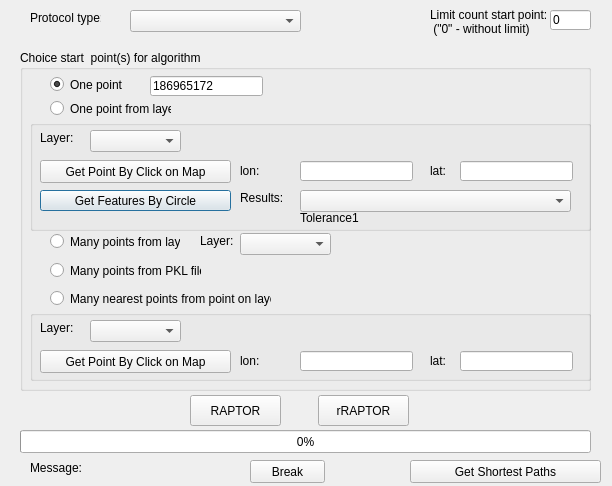
<?xml version="1.0" encoding="UTF-8"?>
<ui version="4.0">
 <class>TAUNetCalcDialogBase</class>
 <widget class="QDialog" name="TAUNetCalcDialogBase">
  <property name="geometry">
   <rect>
    <x>0</x>
    <y>0</y>
    <width>612</width>
    <height>486</height>
   </rect>
  </property>
  <property name="windowTitle">
   <string>TAU Network Calculator</string>
  </property>
  <widget class="QGroupBox" name="grpSource">
   <property name="geometry">
    <rect>
     <x>20</x>
     <y>50</y>
     <width>571</width>
     <height>341</height>
    </rect>
   </property>
   <property name="title">
    <string>Choice start  point(s) for algorithm</string>
   </property>
   <widget class="QWidget" name="widget_rb1" native="true">
    <property name="geometry">
     <rect>
      <x>20</x>
      <y>20</y>
      <width>241</width>
      <height>251</height>
     </rect>
    </property>
    <widget class="QRadioButton" name="rb_one_point">
     <property name="geometry">
      <rect>
       <x>10</x>
       <y>6</y>
       <width>121</width>
       <height>17</height>
      </rect>
     </property>
     <property name="text">
      <string>One point</string>
     </property>
     <property name="checked">
      <bool>true</bool>
     </property>
    </widget>
    <widget class="QRadioButton" name="rb_one_point_from_layer">
     <property name="geometry">
      <rect>
       <x>10</x>
       <y>30</y>
       <width>121</width>
       <height>17</height>
      </rect>
     </property>
     <property name="text">
      <string>One point from layer</string>
     </property>
    </widget>
    <widget class="QRadioButton" name="rb_many_points_from_layer">
     <property name="geometry">
      <rect>
       <x>10</x>
       <y>163</y>
       <width>130</width>
       <height>17</height>
      </rect>
     </property>
     <property name="text">
      <string>Many points from layer</string>
     </property>
    </widget>
    <widget class="QRadioButton" name="rb_many_points_from_PKL">
     <property name="geometry">
      <rect>
       <x>10</x>
       <y>192</y>
       <width>151</width>
       <height>17</height>
      </rect>
     </property>
     <property name="text">
      <string>Many points from PKL files</string>
     </property>
    </widget>
    <widget class="QRadioButton" name="rb_many_nearest_points">
     <property name="geometry">
      <rect>
       <x>10</x>
       <y>220</y>
       <width>221</width>
       <height>17</height>
      </rect>
     </property>
     <property name="text">
      <string>Many nearest points from point on layer</string>
     </property>
    </widget>
    <widget class="QLineEdit" name="txtSourceID">
     <property name="geometry">
      <rect>
       <x>110</x>
       <y>6</y>
       <width>113</width>
       <height>20</height>
      </rect>
     </property>
     <property name="text">
      <string>186965172</string>
     </property>
    </widget>
   </widget>
   <widget class="QGroupBox" name="groupBox">
    <property name="geometry">
     <rect>
      <x>10</x>
      <y>70</y>
      <width>561</width>
      <height>111</height>
     </rect>
    </property>
    <property name="title">
     <string/>
    </property>
    <widget class="QComboBox" name="cmbLayers">
     <property name="geometry">
      <rect>
       <x>60</x>
       <y>10</y>
       <width>91</width>
       <height>22</height>
      </rect>
     </property>
     <property name="currentText">
      <string/>
     </property>
    </widget>
    <widget class="QLabel" name="lblLayers">
     <property name="geometry">
      <rect>
       <x>10</x>
       <y>10</y>
       <width>47</width>
       <height>16</height>
      </rect>
     </property>
     <property name="text">
      <string>Layer:</string>
     </property>
    </widget>
    <widget class="QLabel" name="lblResultsByCircle">
     <property name="geometry">
      <rect>
       <x>210</x>
       <y>70</y>
       <width>61</width>
       <height>16</height>
      </rect>
     </property>
     <property name="text">
      <string>Results:</string>
     </property>
    </widget>
    <widget class="QLabel" name="lblLat">
     <property name="geometry">
      <rect>
       <x>400</x>
       <y>44</y>
       <width>47</width>
       <height>14</height>
      </rect>
     </property>
     <property name="text">
      <string>lat:</string>
     </property>
    </widget>
    <widget class="QLabel" name="lblTolerance1">
     <property name="geometry">
      <rect>
       <x>270</x>
       <y>90</y>
       <width>211</width>
       <height>16</height>
      </rect>
     </property>
     <property name="text">
      <string>Tolerance1</string>
     </property>
    </widget>
    <widget class="QLabel" name="lblLon">
     <property name="geometry">
      <rect>
       <x>210</x>
       <y>44</y>
       <width>47</width>
       <height>14</height>
      </rect>
     </property>
     <property name="text">
      <string>lon:</string>
     </property>
    </widget>
    <widget class="QLineEdit" name="txtLat">
     <property name="geometry">
      <rect>
       <x>430</x>
       <y>41</y>
       <width>113</width>
       <height>20</height>
      </rect>
     </property>
     <property name="readOnly">
      <bool>true</bool>
     </property>
    </widget>
    <widget class="QComboBox" name="cmbResultsByCircle">
     <property name="geometry">
      <rect>
       <x>270</x>
       <y>70</y>
       <width>271</width>
       <height>22</height>
      </rect>
     </property>
    </widget>
    <widget class="QLineEdit" name="txtLon">
     <property name="geometry">
      <rect>
       <x>270</x>
       <y>41</y>
       <width>113</width>
       <height>20</height>
      </rect>
     </property>
     <property name="readOnly">
      <bool>true</bool>
     </property>
    </widget>
    <widget class="QPushButton" name="btnGetFeaturesByCircle">
     <property name="geometry">
      <rect>
       <x>10</x>
       <y>70</y>
       <width>191</width>
       <height>21</height>
      </rect>
     </property>
     <property name="text">
      <string>Get Features By Circle</string>
     </property>
    </widget>
    <widget class="QPushButton" name="btnSourcePoint">
     <property name="geometry">
      <rect>
       <x>10</x>
       <y>40</y>
       <width>191</width>
       <height>23</height>
      </rect>
     </property>
     <property name="text">
      <string>Get Point By Click on Map</string>
     </property>
    </widget>
   </widget>
   <widget class="QLabel" name="lblLayers_2">
    <property name="geometry">
     <rect>
      <x>180</x>
      <y>183</y>
      <width>47</width>
      <height>16</height>
     </rect>
    </property>
    <property name="text">
     <string>Layer:</string>
    </property>
   </widget>
   <widget class="QComboBox" name="cmbLayers_2">
    <property name="geometry">
     <rect>
      <x>220</x>
      <y>183</y>
      <width>91</width>
      <height>22</height>
     </rect>
    </property>
    <property name="currentText">
     <string/>
    </property>
   </widget>
   <widget class="QGroupBox" name="groupBox_2">
    <property name="geometry">
     <rect>
      <x>10</x>
      <y>260</y>
      <width>561</width>
      <height>71</height>
     </rect>
    </property>
    <property name="title">
     <string/>
    </property>
    <widget class="QComboBox" name="cmbLayers_4">
     <property name="geometry">
      <rect>
       <x>60</x>
       <y>10</y>
       <width>91</width>
       <height>22</height>
      </rect>
     </property>
     <property name="currentText">
      <string/>
     </property>
    </widget>
    <widget class="QLabel" name="lblLayers_4">
     <property name="geometry">
      <rect>
       <x>10</x>
       <y>10</y>
       <width>47</width>
       <height>16</height>
      </rect>
     </property>
     <property name="text">
      <string>Layer:</string>
     </property>
    </widget>
    <widget class="QLabel" name="lblLat_3">
     <property name="geometry">
      <rect>
       <x>400</x>
       <y>44</y>
       <width>47</width>
       <height>14</height>
      </rect>
     </property>
     <property name="text">
      <string>lat:</string>
     </property>
    </widget>
    <widget class="QLabel" name="lblTolerance1_3">
     <property name="geometry">
      <rect>
       <x>270</x>
       <y>90</y>
       <width>211</width>
       <height>16</height>
      </rect>
     </property>
     <property name="text">
      <string>Tolerance1</string>
     </property>
    </widget>
    <widget class="QLabel" name="lblLon_3">
     <property name="geometry">
      <rect>
       <x>210</x>
       <y>44</y>
       <width>47</width>
       <height>14</height>
      </rect>
     </property>
     <property name="text">
      <string>lon:</string>
     </property>
    </widget>
    <widget class="QLineEdit" name="txtLat_3">
     <property name="geometry">
      <rect>
       <x>430</x>
       <y>41</y>
       <width>113</width>
       <height>20</height>
      </rect>
     </property>
     <property name="readOnly">
      <bool>true</bool>
     </property>
    </widget>
    <widget class="QLineEdit" name="txtLon_3">
     <property name="geometry">
      <rect>
       <x>270</x>
       <y>41</y>
       <width>113</width>
       <height>20</height>
      </rect>
     </property>
     <property name="readOnly">
      <bool>true</bool>
     </property>
    </widget>
    <widget class="QPushButton" name="btnSourcePoint_3">
     <property name="geometry">
      <rect>
       <x>10</x>
       <y>40</y>
       <width>191</width>
       <height>23</height>
      </rect>
     </property>
     <property name="text">
      <string>Get Point By Click on Map</string>
     </property>
    </widget>
   </widget>
  </widget>
  <widget class="QLabel" name="lblMessages">
   <property name="geometry">
    <rect>
     <x>30</x>
     <y>460</y>
     <width>271</width>
     <height>16</height>
    </rect>
   </property>
   <property name="text">
    <string>Message:</string>
   </property>
  </widget>
  <widget class="QLabel" name="lblProtocol">
   <property name="geometry">
    <rect>
     <x>30</x>
     <y>10</y>
     <width>71</width>
     <height>16</height>
    </rect>
   </property>
   <property name="text">
    <string>Protocol type:</string>
   </property>
  </widget>
  <widget class="QComboBox" name="cmbProtocolType">
   <property name="geometry">
    <rect>
     <x>130</x>
     <y>10</y>
     <width>171</width>
     <height>22</height>
    </rect>
   </property>
  </widget>
  <widget class="QPushButton" name="btngetShortestPaths">
   <property name="geometry">
    <rect>
     <x>410</x>
     <y>460</y>
     <width>191</width>
     <height>23</height>
    </rect>
   </property>
   <property name="text">
    <string>Get Shortest Paths</string>
   </property>
  </widget>
  <widget class="QProgressBar" name="progressBar">
   <property name="geometry">
    <rect>
     <x>20</x>
     <y>430</y>
     <width>571</width>
     <height>23</height>
    </rect>
   </property>
   <property name="value">
    <number>0</number>
   </property>
  </widget>
  <widget class="QLineEdit" name="txtLimit">
   <property name="geometry">
    <rect>
     <x>550</x>
     <y>10</y>
     <width>41</width>
     <height>20</height>
    </rect>
   </property>
   <property name="text">
    <string>0</string>
   </property>
  </widget>
  <widget class="QLabel" name="lblLimit">
   <property name="geometry">
    <rect>
     <x>430</x>
     <y>6</y>
     <width>121</width>
     <height>31</height>
    </rect>
   </property>
   <property name="text">
    <string>Limit count start point: 
 (&quot;0&quot; - without limit)</string>
   </property>
  </widget>
  <widget class="QPushButton" name="btnBreakOn">
   <property name="geometry">
    <rect>
     <x>250</x>
     <y>460</y>
     <width>75</width>
     <height>23</height>
    </rect>
   </property>
   <property name="text">
    <string>Break</string>
   </property>
  </widget>
  <widget class="QPushButton" name="btnCallRevRaptorMany">
   <property name="geometry">
    <rect>
     <x>318</x>
     <y>395</y>
     <width>91</width>
     <height>31</height>
    </rect>
   </property>
   <property name="text">
    <string>rRAPTOR</string>
   </property>
  </widget>
  <widget class="QPushButton" name="btnCallRaptorMany">
   <property name="geometry">
    <rect>
     <x>190</x>
     <y>395</y>
     <width>91</width>
     <height>31</height>
    </rect>
   </property>
   <property name="text">
    <string>RAPTOR</string>
   </property>
  </widget>
 </widget>
 <tabstops>
  <tabstop>cmbProtocolType</tabstop>
  <tabstop>btngetShortestPaths</tabstop>
 </tabstops>
 <resources/>
 <connections/>
</ui>
